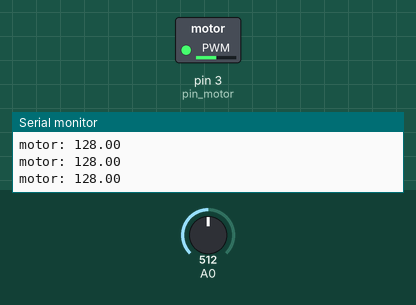
Recording of a sketch running on a simulated Arduino Uno, built with avr-gcc and run on an emulated ATmega328P. On the bench: switched loads named in the sketch (green lamp = pin HIGH), the last lines printed to the serial monitor. The test bench sets the inputs (shaded band); at power-on: A0 = 512.

Above: at 1.2 s.
1.3 s: A0 set to 42
At 1.7 s:
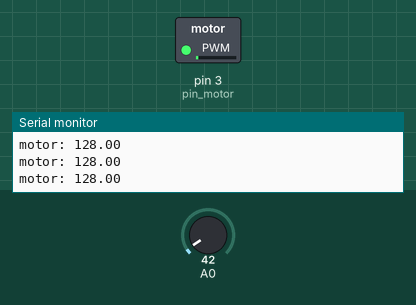
2.8 s: A0 set to 35
At 3.1 s:
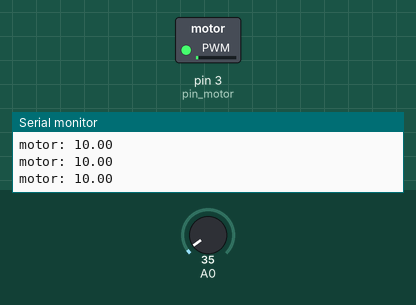
4.3 s: A0 set to 0
At 5.3 s:
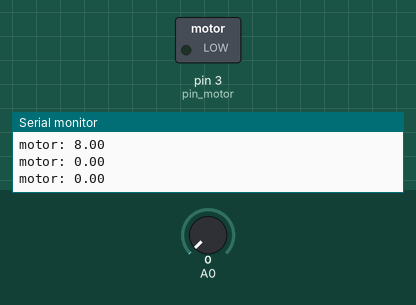
5.9 s: A0 set to 716
At 6.2 s:
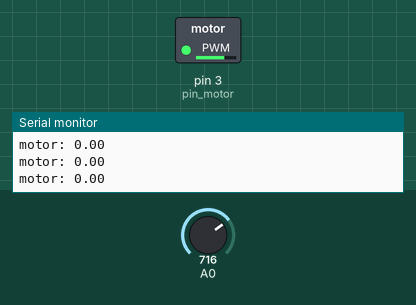
7.4 s: A0 set to 900
At 8.6 s:
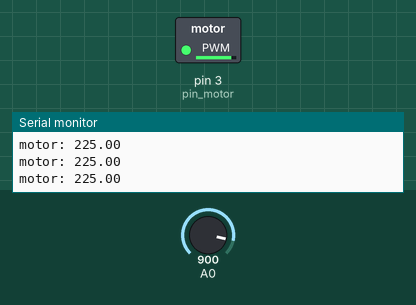
Timing chart, 0 to 9.9 s (numbered marks = the images above; inputs shaded):
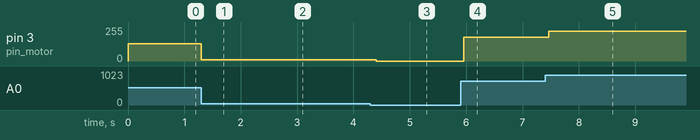

Measured:
- after the input at 1.3 s, pin 3 (pin_motor): 128/255 → 10/255 at once
- after the input at 2.8 s, pin 3 (pin_motor): 10/255 → 8/255 at once
- after the input at 4.3 s, pin 3 (pin_motor): 8/255 → 0/255 after 0.10 s
- after the input at 5.9 s, pin 3 (pin_motor): 0/255 → 179/255 after 0.06 s
- after the input at 7.4 s, pin 3 (pin_motor): 179/255 → 225/255 after 0.06 s

The sketch:

exquisite_borwo_blorr1.ino
```cpp
int pin_motor = 3;
float motor;
void setup()
{
  Serial.begin(1000);
}

void loop()
{
  motor = analogRead(A0)/4;
  analogWrite(pin_motor, motor);
  Serial.print("motor: ");
  Serial.println(motor);
}
```
